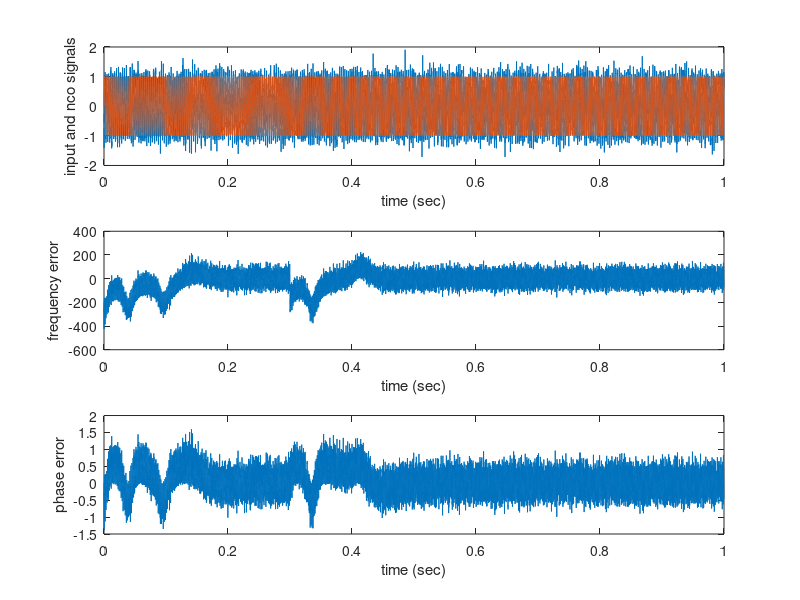

This figure's MATLAB source:
%% https://github.com/VSHEV92/Synchronization_Systems_Models
clc; clear; close all; 

%% Модель фапч с синусоидальным детектором для гармонического сигнала.
%% Коэффициент усиления и амплитуда сигнала NCO равны 1.
%% Рассчетное значение дисперсии фазовой ошибки намного ниже фактического. Так как
%% в линейной модели предполагалось полное подавление слагаемого удвоенной частоты
%% на выходе фазового детектора.

%% Важно!!! 
%% Коэффициент усиления фазового детектора, а значит и все параметры фапч,
%% зависит от амплитуды входного сигнала. Совпадение с расчетными значениями при A_s = 1 

%% --------------------------------------------------------------------------
%% Параметры модели
Ts = 1e-4;      % шаг дискретизации
Tsim = 1;       % время моделирования

A_s = 1;                  % амплитуда входного сигнала
w_s = 2000;               % частота входного сигнала (рад/c)
phase0_s = 30;            % начальная фаза входного сигнала (градусы)
SNR = 10;                 % отношение сигнал/шум на входе (дБ)
w_s_change_time = 0.3;    % момент времени изменения частоты сигнала
w_s_new = 2200;           % новое значение частоты сигнала

ksi = 0.707;    % коэффициент демпфирования 
BL = 30;        % шумовая полоса (Гц)
w0_nco = 1800;    % частота NCO при нулевом входном сигнале
Kd = 0.5;       % коэффициент усиления фазового детектора при входном сигнале с единичной амплитудой

%% --------------------------------------------------------------------------
%% Расчет параметров, необходимых для моделирования
Time = 0:Ts:Tsim;         % массив с отчетами времени
Nsamp = length(Time);     % число отсчетов

w_s_change_sample = round(w_s_change_time/Ts); % номер отсчета изменения частоты сигнала
SNR_lin = 10^(SNR/10);                         % ОСШ в разах
noise_power = A_s^2 / 2 / SNR_lin;             % мощности шума (AWGN)
noise_PSD = noise_power * Ts;                  % спектральная плотность мощности шума

BL_n = BL * Ts;                                 % нормированная шумовая полоса
Kp = 4*ksi*BL_n / (ksi + 0.25/ksi) / Kd;        % усиление пропорциональной ветви
Ki = 4*BL_n^2 / (ksi + 0.25/ksi)^2 / Kd;        % усиление интегрирующей ветви

%% --------------------------------------------------------------------------
%% Расчет характеристик фапч 
wn = 2 * BL / (ksi + 0.25/ksi);                     % резонансная частота (рад/с)
delta_wpo = 1.8 * wn * (1 + ksi);                   % ожидаемый pull-out range (рад/с)
wL = Kd * (Kp / Ts);                                % lock-in range (рад/c) 
Tp = (w_s - w0_nco)^2 / (2*ksi*wn^3);               % pull-in time 
expected_phase_noise = noise_PSD * 2 * BL / A_s;    % фазовый шум при линейном приближении

%% --------------------------------------------------------------------------
%% генерирование входного сигнала

% частота входного сигнала
input_w = [w_s * ones(1,w_s_change_sample), w_s_new * ones(1, Nsamp-w_s_change_sample)];

% фаза входного сигнала
input_phase = zeros(1,Nsamp);
input_phase(1) = phase0_s;
for k = 2:Nsamp
    input_phase(k) = input_phase(k-1) + Ts * input_w(k-1);
end

% входной гармонический сигнал
input_signal = A_s*sin(input_phase) + randn(1,Nsamp)*sqrt(noise_power);

plot(input_signal)

%% --------------------------------------------------------------------------
%% моделирование работы фапч
%% ошибка по фазе, выход фильтра и фаза NCO
err = zeros(1, Nsamp);
nco_phase = zeros(1, Nsamp);
loop_filter_out = zeros(1, Nsamp);

%% прошлое значение в интегрирующей ветви
ki_out_last = 0;

for n = 2:Nsamp
    %% фазовый детектор
    err(n) = input_signal(n) * cos(nco_phase(n-1));

    % петлевой фильтр
    kp_out = Kp * err(n);
    ki_out = Ki * err(n) + ki_out_last;
    loop_filter_out(n) = kp_out + ki_out;
    ki_out_last = ki_out;

    % вычисление фазы NCO
    nco_phase(n) = nco_phase(n-1) + loop_filter_out(n) + w0_nco*Ts; 
end

%% ----------------------------------------------------
%% вывод рассчетных значений
disp(['Natural frequency (rad/s): ', num2str(wn)])
disp(['Pull-out range (rad/s): ', num2str(delta_wpo)])
disp(['Lock-in range (rad/s): ', num2str(wL)])
disp(['Pull-in time (s): ', num2str(Tp)])
disp(['Expected phase error variace: ', num2str(expected_phase_noise)])

%% вывод графиков
subplot(3,1,1)
plot(Time, input_signal); hold on;
plot(Time, sin(nco_phase));
xlabel('time (sec)'); ylabel('input and nco signals')

subplot(3,1,2)
plot(Time, loop_filter_out/Ts - input_w + w0_nco)
xlabel('time (sec)'); ylabel('frequency error')

subplot(3,1,3)
plot(Time, err)
xlabel('time (sec)'); ylabel('phase error')